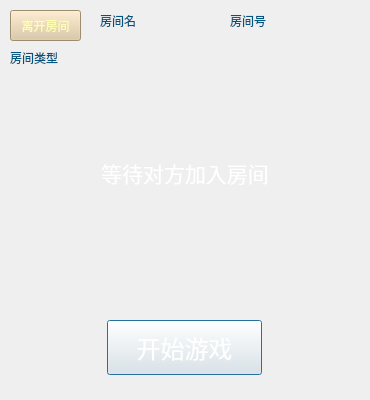
<?xml version="1.0" encoding="UTF-8"?>
<ui version="4.0">
 <class>Room_wait</class>
 <widget class="QDialog" name="Room_wait">
  <property name="geometry">
   <rect>
    <x>0</x>
    <y>0</y>
    <width>370</width>
    <height>400</height>
   </rect>
  </property>
  <property name="windowTitle">
   <string>等待中</string>
  </property>
  <property name="windowIcon">
   <iconset resource="Wait.qrc">
    <normaloff>:/new/prefix1/Image/Icon/图标.jpg</normaloff>:/new/prefix1/Image/Icon/图标.jpg</iconset>
  </property>
  <widget class="QPushButton" name="start_Button">
   <property name="geometry">
    <rect>
     <x>107</x>
     <y>320</y>
     <width>155</width>
     <height>55</height>
    </rect>
   </property>
   <property name="font">
    <font>
     <family>华文行楷</family>
     <pointsize>18</pointsize>
    </font>
   </property>
   <property name="cursor">
    <cursorShape>PointingHandCursor</cursorShape>
   </property>
   <property name="styleSheet">
    <string notr="true">color: rgb(255, 255, 255);
background-image: url(:/new/prefix1/Image/Button/150.50.jpg);</string>
   </property>
   <property name="text">
    <string>开始游戏</string>
   </property>
  </widget>
  <widget class="QLabel" name="waitFor_label">
   <property name="geometry">
    <rect>
     <x>70</x>
     <y>150</y>
     <width>230</width>
     <height>45</height>
    </rect>
   </property>
   <property name="font">
    <font>
     <family>华文琥珀</family>
     <pointsize>16</pointsize>
    </font>
   </property>
   <property name="styleSheet">
    <string notr="true">color: rgb(255, 255, 255);</string>
   </property>
   <property name="text">
    <string>等待对方加入房间</string>
   </property>
   <property name="alignment">
    <set>Qt::AlignCenter</set>
   </property>
  </widget>
  <widget class="QLabel" name="backgroun_label">
   <property name="geometry">
    <rect>
     <x>0</x>
     <y>0</y>
     <width>370</width>
     <height>400</height>
    </rect>
   </property>
   <property name="styleSheet">
    <string notr="true">background-image: url(:/new/prefix1/Image/Background/wait_副本.jpg);</string>
   </property>
   <property name="text">
    <string/>
   </property>
  </widget>
  <widget class="QLabel" name="player1_label">
   <property name="geometry">
    <rect>
     <x>155</x>
     <y>210</y>
     <width>60</width>
     <height>60</height>
    </rect>
   </property>
   <property name="styleSheet">
    <string notr="true">background-image: url(:/new/prefix1/Images/Hint/提示_小.png);</string>
   </property>
   <property name="text">
    <string/>
   </property>
  </widget>
  <widget class="QLabel" name="player2_label">
   <property name="geometry">
    <rect>
     <x>155</x>
     <y>60</y>
     <width>60</width>
     <height>60</height>
    </rect>
   </property>
   <property name="styleSheet">
    <string notr="true">background-image: url(:/new/prefix1/Images/Hint/提示_小.png);</string>
   </property>
   <property name="text">
    <string/>
   </property>
  </widget>
  <widget class="QLabel" name="roomName_label">
   <property name="geometry">
    <rect>
     <x>100</x>
     <y>10</y>
     <width>121</width>
     <height>21</height>
    </rect>
   </property>
   <property name="font">
    <font>
     <family>微软雅黑</family>
    </font>
   </property>
   <property name="styleSheet">
    <string notr="true">color: rgb(0, 85, 127);</string>
   </property>
   <property name="text">
    <string>房间名</string>
   </property>
  </widget>
  <widget class="QLabel" name="roomNum_label">
   <property name="geometry">
    <rect>
     <x>230</x>
     <y>10</y>
     <width>121</width>
     <height>21</height>
    </rect>
   </property>
   <property name="font">
    <font>
     <family>微软雅黑</family>
    </font>
   </property>
   <property name="styleSheet">
    <string notr="true">color: rgb(0, 85, 127);</string>
   </property>
   <property name="text">
    <string>房间号</string>
   </property>
  </widget>
  <widget class="QPushButton" name="back_button">
   <property name="geometry">
    <rect>
     <x>10</x>
     <y>10</y>
     <width>71</width>
     <height>31</height>
    </rect>
   </property>
   <property name="font">
    <font>
     <family>微软雅黑 Light</family>
    </font>
   </property>
   <property name="cursor">
    <cursorShape>PointingHandCursor</cursorShape>
   </property>
   <property name="styleSheet">
    <string notr="true">color: rgb(254, 255, 175);
background-color: rgb(219, 197, 158);</string>
   </property>
   <property name="text">
    <string>离开房间</string>
   </property>
   <property name="flat">
    <bool>false</bool>
   </property>
  </widget>
  <widget class="QLabel" name="roomType_label">
   <property name="geometry">
    <rect>
     <x>10</x>
     <y>50</y>
     <width>111</width>
     <height>16</height>
    </rect>
   </property>
   <property name="font">
    <font>
     <family>微软雅黑</family>
    </font>
   </property>
   <property name="styleSheet">
    <string notr="true">color: rgb(0, 85, 127);</string>
   </property>
   <property name="text">
    <string>房间类型</string>
   </property>
  </widget>
  <widget class="QLabel" name="my_name_label">
   <property name="geometry">
    <rect>
     <x>150</x>
     <y>290</y>
     <width>70</width>
     <height>20</height>
    </rect>
   </property>
   <property name="font">
    <font>
     <family>黑体</family>
     <pointsize>10</pointsize>
    </font>
   </property>
   <property name="styleSheet">
    <string notr="true">color: rgb(255, 255, 255);</string>
   </property>
   <property name="text">
    <string/>
   </property>
   <property name="alignment">
    <set>Qt::AlignCenter</set>
   </property>
  </widget>
  <widget class="QLabel" name="op_name_label">
   <property name="geometry">
    <rect>
     <x>150</x>
     <y>130</y>
     <width>70</width>
     <height>20</height>
    </rect>
   </property>
   <property name="font">
    <font>
     <family>黑体</family>
     <pointsize>10</pointsize>
    </font>
   </property>
   <property name="styleSheet">
    <string notr="true">color: rgb(0, 85, 0);</string>
   </property>
   <property name="text">
    <string/>
   </property>
   <property name="alignment">
    <set>Qt::AlignCenter</set>
   </property>
  </widget>
  <zorder>backgroun_label</zorder>
  <zorder>start_Button</zorder>
  <zorder>waitFor_label</zorder>
  <zorder>player1_label</zorder>
  <zorder>player2_label</zorder>
  <zorder>roomName_label</zorder>
  <zorder>roomNum_label</zorder>
  <zorder>back_button</zorder>
  <zorder>roomType_label</zorder>
  <zorder>my_name_label</zorder>
  <zorder>op_name_label</zorder>
 </widget>
 <resources>
  <include location="Wait.qrc"/>
 </resources>
 <connections/>
</ui>
